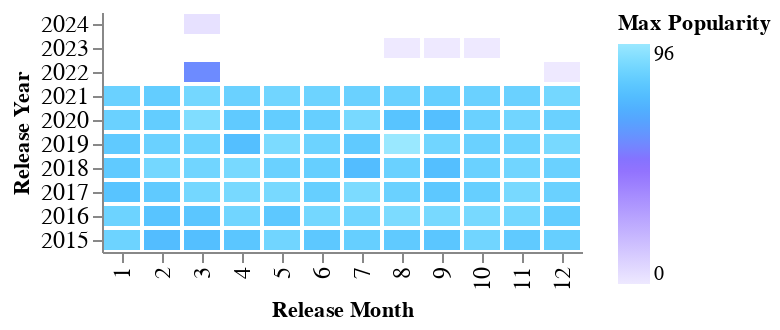

Source (notebook cell):
### Code cell
max_popularity_chart = create_calendar_heatmap_chart(spotify_songs_grouped_popularity_pandas_filtered, 'max_popularity', 'max_popularity', 'Max Popularity')
max_popularity_chart.display()

### Figure 1 — Vega-Lite specification as saved in the notebook (floating-point values rounded to 4 significant figures)
{"config": {"view": {"continuousWidth": 300, "continuousHeight": 300, "strokeWidth": 0}, "axis": {"labelFontSize": 12}}, "data": {"name": "data-fd9215822c2229d5549ac53743f1da5c"}, "mark": {"type": "rect", "stroke": "white", "strokeWidth": 2}, "encoding": {"color": {"field": "max_popularity", "legend": {}, "scale": {"range": ["RGBA(140,107,254,0.15)", "RGBA(140,107,254,1)", "RGBA(154,232,255,1)"]}, "title": "Max Popularity", "type": "quantitative"}, "tooltip": [{"field": "max_popularity", "type": "quantitative"}], "x": {"field": "release_month", "title": "Release Month", "type": "ordinal"}, "y": {"field": "release_year", "sort": "descending", "title": "Release Year", "type": "ordinal"}}, "height": 120, "width": "container", "$schema": "https://vega.github.io/schema/vega-lite/v5.17.0.json", "datasets": {"data-fd9215822c2229d5549ac53743f1da5c": [{"release_year": 2019.0, "release_month": 7.0, "max_popularity": 81.0}, {"release_year": 2019.0, "release_month": 9.0, "max_popularity": 86.0}, {"release_year": 2018.0, "release_month": 2.0, "max_popularity": 87.0}, {"release_year": 2018.0, "release_month": 5.0, "max_popularity": 84.0}, {"release_year": 2021.0, "release_month": 5.0, "max_popularity": 86.0}, {"release_year": 2018.0, "release_month": 9.0, "max_popularity": 76.0}, {"release_year": 2016.0, "release_month": 11.0, "max_popularity": 87.0}, {"release_year": 2020.0, "release_month": 8.0, "max_popularity": 78.0}, {"release_year": 2021.0, "release_month": 9.0, "max_popularity": 83.0}, {"release_year": 2019.0, "release_month": 8.0, "max_popularity": 96.0}, {"release_year": 2015.0, "release_month": 12.0, "max_popularity": 83.0}, {"release_year": 2017.0, "release_month": 7.0, "max_popularity": 89.0}, {"release_year": 2018.0, "release_month": 3.0, "max_popularity": 86.0}, {"release_year": 2018.0, "release_month": 10.0, "max_popularity": 84.0}, {"release_year": 2016.0, "release_month": 1.0, "max_popularity": 85.0}, {"release_year": 2019.0, "release_month": 10.0, "max_popularity": 84.0}, {"release_year": 2023.0, "release_month": 8.0, "max_popularity": 0.0}, {"release_year": 2021.0, "release_month": 11.0, "max_popularity": 84.0}, {"release_year": 2018.0, "release_month": 8.0, "max_popularity": 84.0}, {"release_year": 2015.0, "release_month": 5.0, "max_popularity": 86.0}, {"release_year": 2020.0, "release_month": 6.0, "max_popularity": 83.0}, {"release_year": 2017.0, "release_month": 4.0, "max_popularity": 88.0}, {"release_year": 2017.0, "release_month": 2.0, "max_popularity": 81.0}, {"release_year": 2019.0, "release_month": 3.0, "max_popularity": 85.0}, {"release_year": 2017.0, "release_month": 6.0, "max_popularity": 83.0}, {"release_year": 2017.0, "release_month": 12.0, "max_popularity": 84.0}, {"release_year": 2018.0, "release_month": 4.0, "max_popularity": 88.0}, {"release_year": 2022.0, "release_month": 12.0, "max_popularity": 0.0}, {"release_year": 2017.0, "release_month": 11.0, "max_popularity": 88.0}, {"release_year": 2016.0, "release_month": 4.0, "max_popularity": 86.0}, {"release_year": 2015.0, "release_month": 10.0, "max_popularity": 86.0}, {"release_year": 2019.0, "release_month": 2.0, "max_popularity": 84.0}, {"release_year": 2018.0, "release_month": 1.0, "max_popularity": 81.0}, {"release_year": 2018.0, "release_month": 11.0, "max_popularity": 86.0}, {"release_year": 2015.0, "release_month": 7.0, "max_popularity": 83.0}, {"release_year": 2015.0, "release_month": 3.0, "max_popularity": 76.0}, {"release_year": 2020.0, "release_month": 9.0, "max_popularity": 76.0}, {"release_year": 2019.0, "release_month": 1.0, "max_popularity": 81.0}, {"release_year": 2019.0, "release_month": 5.0, "max_popularity": 89.0}, {"release_year": 2017.0, "release_month": 5.0, "max_popularity": 88.0}, {"release_year": 2015.0, "release_month": 9.0, "max_popularity": 79.0}, {"release_year": 2022.0, "release_month": 3.0, "max_popularity": 57.0}, {"release_year": 2023.0, "release_month": 10.0, "max_popularity": 0.0}, {"release_year": 2017.0, "release_month": 3.0, "max_popularity": 87.0}, {"release_year": 2021.0, "release_month": 2.0, "max_popularity": 82.0}, {"release_year": 2019.0, "release_month": 6.0, "max_popularity": 85.0}, {"release_year": 2016.0, "release_month": 9.0, "max_popularity": 88.0}, {"release_year": 2020.0, "release_month": 1.0, "max_popularity": 84.0}, {"release_year": 2015.0, "release_month": 6.0, "max_popularity": 80.0}, {"release_year": 2015.0, "release_month": 8.0, "max_popularity": 81.0}, {"release_year": 2018.0, "release_month": 6.0, "max_popularity": 83.0}, {"release_year": 2016.0, "release_month": 3.0, "max_popularity": 79.0}, {"release_year": 2024.0, "release_month": 3.0, "max_popularity": 3.0}, {"release_year": 2018.0, "release_month": 7.0, "max_popularity": 75.0}, {"release_year": 2019.0, "release_month": 4.0, "max_popularity": 76.0}, {"release_year": 2020.0, "release_month": 2.0, "max_popularity": 82.0}, {"release_year": 2020.0, "release_month": 12.0, "max_popularity": 84.0}, {"release_year": 2020.0, "release_month": 11.0, "max_popularity": 86.0}, {"release_year": 2018.0, "release_month": 12.0, "max_popularity": 84.0}, {"release_year": 2021.0, "release_month": 7.0, "max_popularity": 84.0}, {"release_year": 2020.0, "release_month": 3.0, "max_popularity": 90.0}, {"release_year": 2017.0, "release_month": 9.0, "max_popularity": 80.0}, {"release_year": 2021.0, "release_month": 3.0, "max_popularity": 87.0}, {"release_year": 2021.0, "release_month": 12.0, "max_popularity": 87.0}, {"release_year": 2021.0, "release_month": 1.0, "max_popularity": 84.0}, {"release_year": 2020.0, "release_month": 4.0, "max_popularity": 81.0}, {"release_year": 2019.0, "release_month": 11.0, "max_popularity": 85.0}, {"release_year": 2021.0, "release_month": 10.0, "max_popularity": 84.0}, {"release_year": 2016.0, "release_month": 2.0, "max_popularity": 78.0}, {"release_year": 2016.0, "release_month": 8.0, "max_popularity": 89.0}, {"release_year": 2021.0, "release_month": 6.0, "max_popularity": 85.0}, {"release_year": 2015.0, "release_month": 11.0, "max_popularity": 81.0}, {"release_year": 2016.0, "release_month": 10.0, "max_popularity": 88.0}, {"release_year": 2015.0, "release_month": 4.0, "max_popularity": 79.0}, {"release_year": 2021.0, "release_month": 4.0, "max_popularity": 84.0}, {"release_year": 2017.0, "release_month": 10.0, "max_popularity": 83.0}, {"release_year": 2021.0, "release_month": 8.0, "max_popularity": 84.0}, {"release_year": 2023.0, "release_month": 9.0, "max_popularity": 0.0}, {"release_year": 2020.0, "release_month": 5.0, "max_popularity": 82.0}, {"release_year": 2017.0, "release_month": 1.0, "max_popularity": 78.0}, {"release_year": 2017.0, "release_month": 8.0, "max_popularity": 84.0}, {"release_year": 2020.0, "release_month": 10.0, "max_popularity": 84.0}, {"release_year": 2015.0, "release_month": 2.0, "max_popularity": 75.0}, {"release_year": 2016.0, "release_month": 6.0, "max_popularity": 87.0}, {"release_year": 2020.0, "release_month": 7.0, "max_popularity": 88.0}, {"release_year": 2015.0, "release_month": 1.0, "max_popularity": 85.0}, {"release_year": 2016.0, "release_month": 7.0, "max_popularity": 86.0}, {"release_year": 2016.0, "release_month": 12.0, "max_popularity": 82.0}, {"release_year": 2019.0, "release_month": 12.0, "max_popularity": 88.0}, {"release_year": 2016.0, "release_month": 5.0, "max_popularity": 80.0}]}}
